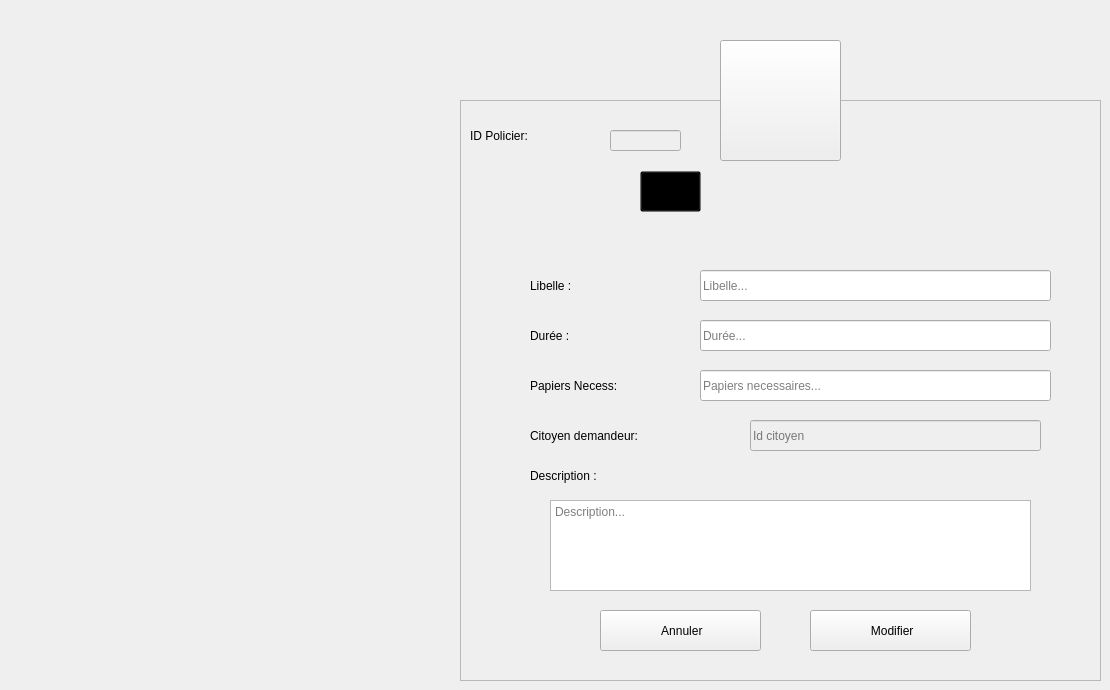
    <widget class="QWidget" name="Modifier_service">
     <widget class="QFrame" name="frame_9">
      <property name="geometry">
       <rect>
        <x>460</x>
        <y>100</y>
        <width>641</width>
        <height>581</height>
       </rect>
      </property>
      <property name="styleSheet">
       <string notr="true"/>
      </property>
      <property name="frameShape">
       <enum>QFrame::StyledPanel</enum>
      </property>
      <property name="frameShadow">
       <enum>QFrame::Raised</enum>
      </property>
      <widget class="QLabel" name="L_ModifierAffaire">
       <property name="geometry">
        <rect>
         <x>220</x>
         <y>70</y>
         <width>281</width>
         <height>41</height>
        </rect>
       </property>
       <property name="font">
        <font>
         <family>century gothic</family>
         <pointsize>-1</pointsize>
         <weight>75</weight>
         <bold>true</bold>
        </font>
       </property>
       <property name="styleSheet">
        <string notr="true">background: transparent;</string>
       </property>
       <property name="text">
        <string>Modifier un Service</string>
       </property>
      </widget>
      <widget class="QLabel" name="L_MTypeService">
       <property name="geometry">
        <rect>
         <x>70</x>
         <y>170</y>
         <width>121</width>
         <height>31</height>
        </rect>
       </property>
       <property name="styleSheet">
        <string notr="true">background: transparent;</string>
       </property>
       <property name="text">
        <string>Libelle :</string>
       </property>
      </widget>
      <widget class="QLabel" name="L_MDureeService">
       <property name="geometry">
        <rect>
         <x>70</x>
         <y>220</y>
         <width>121</width>
         <height>31</height>
        </rect>
       </property>
       <property name="styleSheet">
        <string notr="true">background: transparent;</string>
       </property>
       <property name="text">
        <string>Durée :</string>
       </property>
      </widget>
      <widget class="QLabel" name="L_MPapierService">
       <property name="geometry">
        <rect>
         <x>70</x>
         <y>270</y>
         <width>151</width>
         <height>31</height>
        </rect>
       </property>
       <property name="styleSheet">
        <string notr="true">background: transparent;</string>
       </property>
       <property name="text">
        <string>Papiers Necess:</string>
       </property>
      </widget>
      <widget class="QLineEdit" name="LE_MTypeService">
       <property name="geometry">
        <rect>
         <x>240</x>
         <y>170</y>
         <width>351</width>
         <height>31</height>
        </rect>
       </property>
       <property name="placeholderText">
        <string>Libelle...</string>
       </property>
      </widget>
      <widget class="QLineEdit" name="LE_MDureeService">
       <property name="geometry">
        <rect>
         <x>240</x>
         <y>220</y>
         <width>351</width>
         <height>31</height>
        </rect>
       </property>
       <property name="placeholderText">
        <string>Durée...</string>
       </property>
      </widget>
      <widget class="QLineEdit" name="LE_MPapierService">
       <property name="geometry">
        <rect>
         <x>240</x>
         <y>270</y>
         <width>351</width>
         <height>31</height>
        </rect>
       </property>
       <property name="placeholderText">
        <string>Papiers necessaires...</string>
       </property>
      </widget>
      <widget class="QPushButton" name="B_MConfirmerService">
       <property name="geometry">
        <rect>
         <x>350</x>
         <y>510</y>
         <width>161</width>
         <height>41</height>
        </rect>
       </property>
       <property name="text">
        <string> Modifier</string>
       </property>
       <property name="icon">
        <iconset resource="ressources.qrc">
         <normaloff>:/ressources/image/confirm.png</normaloff>:/ressources/image/confirm.png</iconset>
       </property>
       <property name="iconSize">
        <size>
         <width>20</width>
         <height>20</height>
        </size>
       </property>
      </widget>
      <widget class="QPushButton" name="B_MAnnulerService">
       <property name="geometry">
        <rect>
         <x>140</x>
         <y>510</y>
         <width>161</width>
         <height>41</height>
        </rect>
       </property>
       <property name="text">
        <string> Annuler</string>
       </property>
       <property name="icon">
        <iconset resource="ressources.qrc">
         <normaloff>:/ressources/image/close.png</normaloff>:/ressources/image/close.png</iconset>
       </property>
       <property name="iconSize">
        <size>
         <width>16</width>
         <height>16</height>
        </size>
       </property>
      </widget>
      <widget class="QToolButton" name="toolButton_11">
       <property name="geometry">
        <rect>
         <x>180</x>
         <y>71</y>
         <width>61</width>
         <height>41</height>
        </rect>
       </property>
       <property name="styleSheet">
        <string notr="true">background: transparent;</string>
       </property>
       <property name="text">
        <string/>
       </property>
       <property name="icon">
        <iconset>
         <normaloff>:/Recources/Images/edit-property.png</normaloff>:/Recources/Images/edit-property.png</iconset>
       </property>
       <property name="iconSize">
        <size>
         <width>35</width>
         <height>35</height>
        </size>
       </property>
      </widget>
      <widget class="QLabel" name="L_MDescService">
       <property name="geometry">
        <rect>
         <x>70</x>
         <y>360</y>
         <width>151</width>
         <height>31</height>
        </rect>
       </property>
       <property name="styleSheet">
        <string notr="true">background: transparent;</string>
       </property>
       <property name="text">
        <string>Description :</string>
       </property>
      </widget>
      <widget class="QTextEdit" name="TE_MDescService">
       <property name="geometry">
        <rect>
         <x>90</x>
         <y>400</y>
         <width>481</width>
         <height>91</height>
        </rect>
       </property>
       <property name="styleSheet">
        <string notr="true"/>
       </property>
       <property name="placeholderText">
        <string>Description...</string>
       </property>
      </widget>
      <widget class="QLabel" name="L_ACitDemandeur_2">
       <property name="geometry">
        <rect>
         <x>70</x>
         <y>320</y>
         <width>231</width>
         <height>31</height>
        </rect>
       </property>
       <property name="styleSheet">
        <string notr="true">background: transparent;</string>
       </property>
       <property name="text">
        <string>Citoyen demandeur:</string>
       </property>
      </widget>
      <widget class="QLineEdit" name="LE_Nomci">
       <property name="enabled">
        <bool>false</bool>
       </property>
       <property name="geometry">
        <rect>
         <x>290</x>
         <y>320</y>
         <width>291</width>
         <height>31</height>
        </rect>
       </property>
       <property name="placeholderText">
        <string>Id citoyen</string>
       </property>
      </widget>
      <widget class="QLineEdit" name="LE_MIdPolicier">
       <property name="enabled">
        <bool>false</bool>
       </property>
       <property name="geometry">
        <rect>
         <x>150</x>
         <y>30</y>
         <width>71</width>
         <height>21</height>
        </rect>
       </property>
      </widget>
      <widget class="QLabel" name="L_MAId_policier">
       <property name="geometry">
        <rect>
         <x>10</x>
         <y>20</y>
         <width>131</width>
         <height>31</height>
        </rect>
       </property>
       <property name="text">
        <string>ID Policier:</string>
       </property>
      </widget>
     </widget>
     <widget class="QToolButton" name="toolButton_10">
      <property name="geometry">
       <rect>
        <x>720</x>
        <y>40</y>
        <width>121</width>
        <height>121</height>
       </rect>
      </property>
      <property name="styleSheet">
       <string notr="true"/>
      </property>
      <property name="text">
       <string/>
      </property>
      <property name="icon">
       <iconset resource="ressources.qrc">
        <normaloff>:/ressources/image/support.png</normaloff>:/ressources/image/support.png</iconset>
      </property>
      <property name="iconSize">
       <size>
        <width>64</width>
        <height>64</height>
       </size>
      </property>
     </widget>
    </widget>
